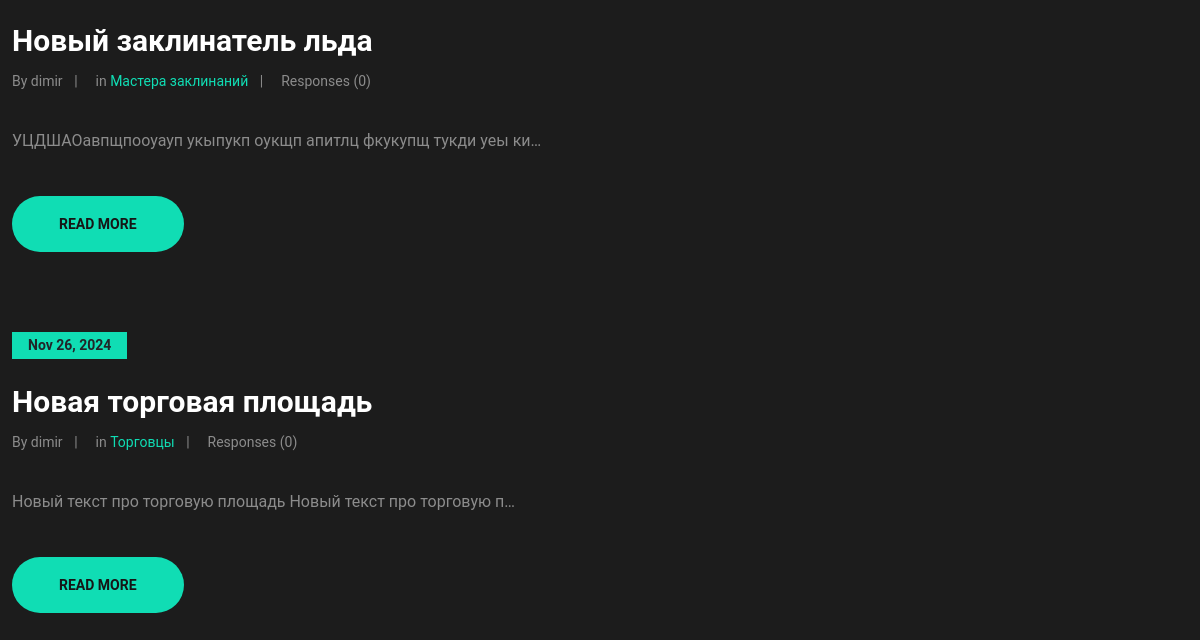
Page /account/posts/ (signed in, lower part) on the earlier database version.
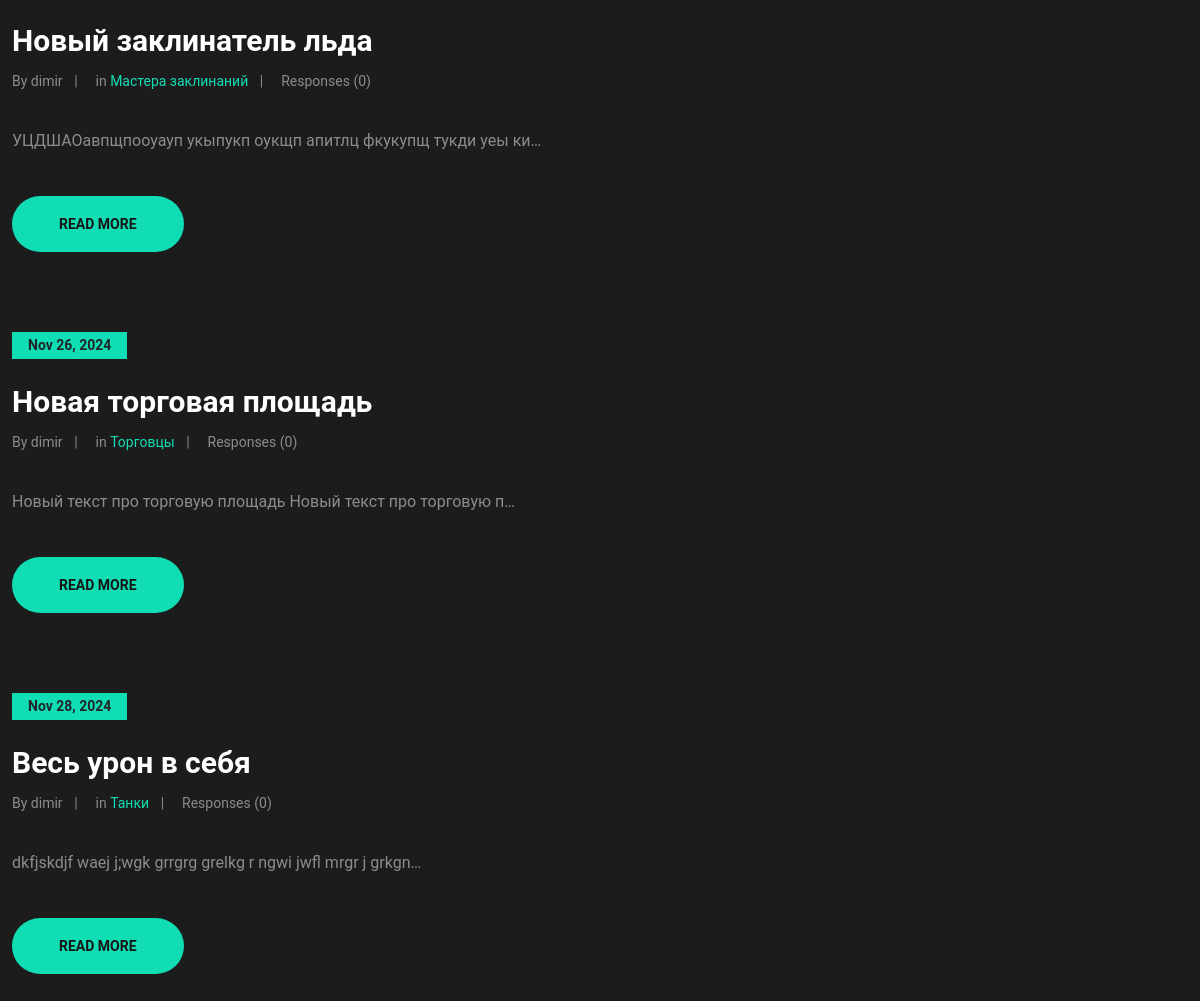
Same page on the later database version.
### board/models.py (models this page shows, shortened)
class Post(models.Model):
    author = models.ForeignKey(verbose_name='Автор', to=User, on_delete=models.CASCADE)
    time_in = models.DateField(auto_now_add=True)
    name = models.CharField(verbose_name='Заголовок', max_length=50, default='no name')
    text = models.TextField(verbose_name='Текст')
    category = models.ManyToManyField(Category, verbose_name='Категория', through='PostCategory', blank=False,
                                      related_name='category')
    def get_category(self):
        return ",".join([str(c) for c in self.category.all()])
    get_category.short_description = 'Категория'

class Category(models.Model):
    name = models.CharField(max_length=25, unique=True)
    def __str__(self):
        return self.name

### account/views.py (the view)
# urls.py: path('posts/', MyPostsList.as_view(), name='account_posts'),
class MyPostsList(ListView):
    model = Post
    ordering = '-time_in'
    context_object_name = 'myposts'
    template_name = 'account/acposts.html'
    def get_queryset(self):
        user = self.request.user
        queryset = Post.objects.filter(author__id=user.id)
        self.filterset = PostFilter(self.request.GET, queryset)
        return self.filterset.qs
    def get_context_data(self, **kwargs):
        context = super().get_context_data(**kwargs)
        context['filterset'] = self.filterset
        context['categories'] = Category.objects.all()
        return context

### board/templatetags/custom_filters.py (called while the page is built)
@register.filter()
def len_responses(value):
    responses = PostsResponses.objects.filter(post=value, accepted=True)
    return len(responses)

### templates/account/acposts.html (shortened to what this page needs)
{% extends 'flatpages/default.html' %}
{% load custom_filters %}
{% block content %}
<div class="row" style="margin-top: 30px">
{% if myposts %}
        <div style="display: inline-block; width: 70%">
            {% for post in myposts %}
                <div class="blog-post featured-post">
                    <div class="post-date">{{ post.time_in|date:'M d, Y' }}</div>
                    <h3>{{ post.name }}</h3>
                    <div class="post-metas">
                        <div class="post-meta">By {{ post.author }}</div>
                        <div class="post-meta">in <a href="#">
                        {% for category in post.category.all %}
                            {{ category }} {% if not forloop.last %}, {% endif %}
                            {% endfor %}</a></div>
                        <div class="post-meta">Responses ({{ post.id|len_responses }})</div>
                    </div>
                    <p>{{ post.text|truncatechars:60 }}</p>
                    <a href="http://127.0.0.1:8000/posts/{{ post.id }}" class="site-btn">Read More</a>
                </div>
            {% endfor %}
        </div>
{% endif %}
    <div style="display: inline-block; width: 30%">
    </div>
</div>
{% endblock content %}

Differences in the rows shown:
added Post: time_in "Nov 28, 2024", name "Весь урон в себя", author "dimir", id|len_responses "0", text "dkfjskdjf waej j;wgk grrgrg grelkg r ngwi jwfl mrgr j grkgn…"
now on this page (row unchanged): Category: name "Танки", shown under "Nov 28, 2024"
